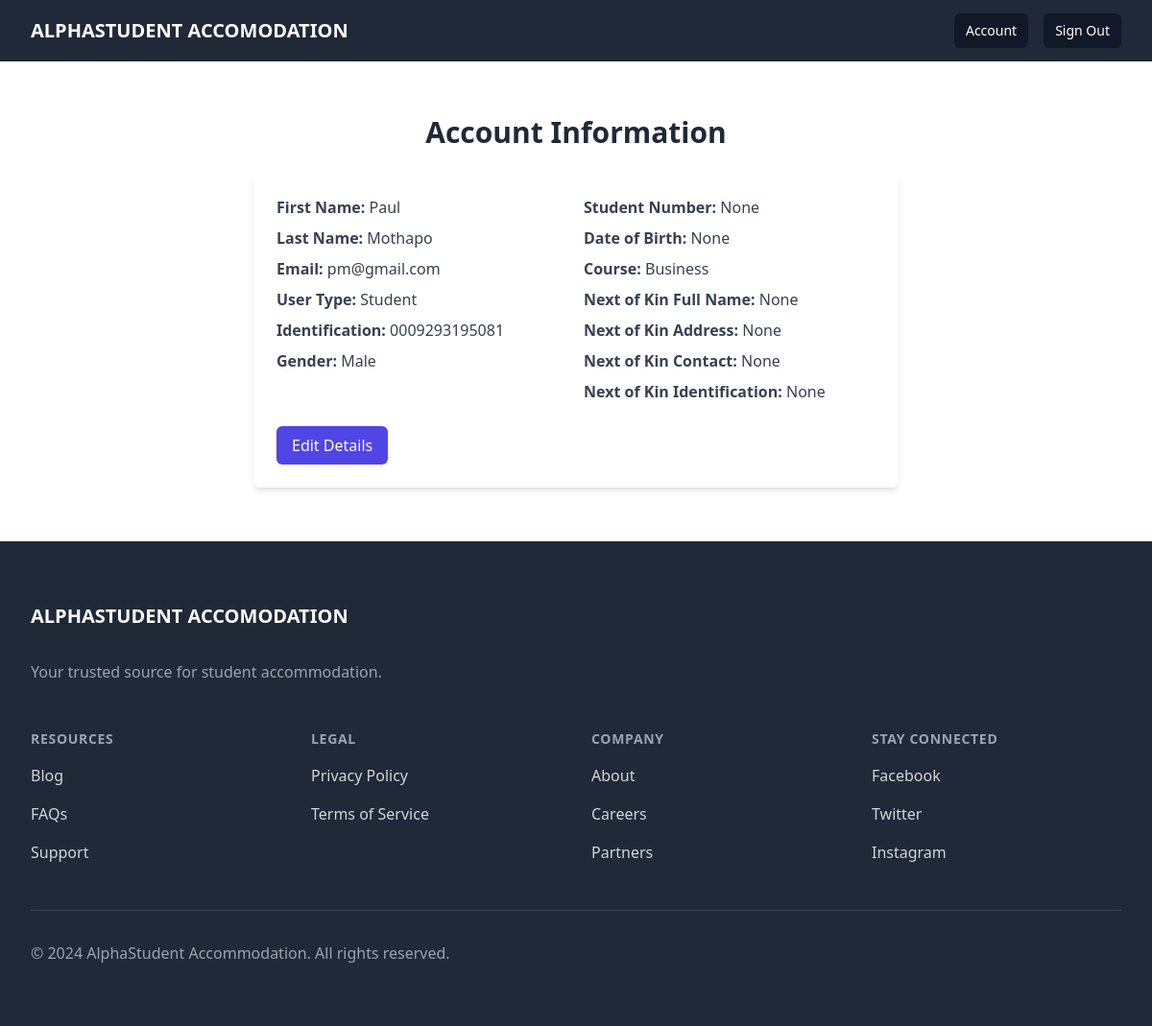
Screenshot of /accounts/ (signed in) with the database file from the repository.
### accounts/models.py (models this page shows, shortened)
class CustomUser(AbstractUser):
    username = None
    is_accepted = models.BooleanField(default=False)
    email = models.EmailField(unique=True, verbose_name='Email Address')
    user_type = models.CharField(max_length=20, choices=(
        ('student', 'Student'),
        ('student_leader', 'Student Leader'),
        ('admin', 'Admin'),
    ), default='student')
    identification = models.CharField(max_length=20, blank=True, null=True)
    gender = models.CharField(max_length=10, choices=(
        ('male', 'Male'),
        ('female', 'Female'),
    ), blank=True, null=True)
    student_number = models.CharField(max_length=20, blank=True, null=True)
    date_of_birth = models.DateField(blank=True, null=True)
    course = models.CharField(max_length=100, blank=True, null=True)
    next_of_kin_full_name = models.CharField(max_length=100, blank=True, null=True)
    next_of_kin_address = models.CharField(max_length=200, blank=True, null=True)
    next_of_kin_contact = models.CharField(max_length=20, blank=True, null=True)
    next_of_kin_identification = models.CharField(max_length=20, blank=True, null=True)
    USERNAME_FIELD = 'email'
    REQUIRED_FIELDS = []
    objects = CustomUserManager()

### accounts/views.py (the view)
# urls.py: path('', views.account_view, name='account'),
def account_view(request):
    try:
        user = get_object_or_404(CustomUser, pk=request.user.id)
    except AttributeError:
        messages.error(request, "Error retrieving student profile. Please contact support.")
        return redirect('accounts:login')
    if request.method == 'POST':
        form = StudentForm(request.POST, instance=user)
        if form.is_valid():
            form.save()
            messages.success(request, 'Account information updated successfully!')
            return redirect('accounts:account')
    else:
        form = StudentForm(instance=user)
    context = {
        'form': form,
        'user': request.user
    }
    return render(request, 'accounts/account_page.html', context)

### accounts/templates/accounts/account_page.html (shortened to what this page needs)
{% extends 'base.html' %}
{% block content %}
<div class="container mx-auto py-8">
    <h1 class="text-3xl font-bold mb-6 text-center text-gray-800">Account Information</h1>
    {% if edit_mode %}
    <div class="max-w-2xl mx-auto bg-white shadow-md rounded-md p-6">
        <h2 class="text-xl font-bold mb-4 text-gray-800">Update Details</h2>
        <form method="POST">
            {% csrf_token %}
            {% for field in form %}
            <div class="mb-4">
                <label for="{{ field.id_for_label }}" class="block text-gray-700 font-bold mb-2">{{ field.label_tag }}</label>
                <div class="flex">
                    {{ field }}
                    {% if field.field.required %}<span class="ml-2 text-red-500">*</span>{% endif %}
                </div>
                {% if field.errors %}
                <div class="text-sm text-red-500">{{ field.errors }}</div>
                {% endif %}
            </div>
            {% endfor %}
            <button type="submit" class="w-full px-4 py-2 bg-indigo-600 text-white rounded-md hover:bg-indigo-700 focus:outline-none focus:bg-indigo-700">Update</button>
        </form>
    </div>
    {% else %}
    <div class="max-w-2xl mx-auto bg-white shadow-md rounded-md p-6">
        <div class="grid grid-cols-2 gap-4">
            <div>
                <p class="mb-2 text-gray-700"><strong>First Name:</strong> {{ user.first_name }}</p>
                <p class="mb-2 text-gray-700"><strong>Last Name:</strong> {{ user.last_name }}</p>
                <p class="mb-2 text-gray-700"><strong>Email:</strong> {{ user.email }}</p>
                <p class="mb-2 text-gray-700"><strong>User Type:</strong> {{ user.get_user_type_display }}</p>
                <p class="mb-2 text-gray-700"><strong>Identification:</strong> {{ user.identification }}</p>
                <p class="mb-2 text-gray-700"><strong>Gender:</strong> {{ user.get_gender_display }}</p>
            </div>
            <div>
                <p class="mb-2 text-gray-700"><strong>Student Number:</strong> {{ user.student_number }}</p>
                <p class="mb-2 text-gray-700"><strong>Date of Birth:</strong> {{ user.date_of_birth }}</p>
                <p class="mb-2 text-gray-700"><strong>Course:</strong> {{ user.course }}</p>
                <p class="mb-2 text-gray-700"><strong>Next of Kin Full Name:</strong> {{ user.next_of_kin_full_name }}</p>
                <p class="mb-2 text-gray-700"><strong>Next of Kin Address:</strong> {{ user.next_of_kin_address }}</p>
                <p class="mb-2 text-gray-700"><strong>Next of Kin Contact:</strong> {{ user.next_of_kin_contact }}</p>
                <p class="mb-2 text-gray-700"><strong>Next of Kin Identification:</strong> {{ user.next_of_kin_identification }}</p>
            </div>
        </div>
        <button id="editBtn" class="px-4 py-2 mt-4 bg-indigo-600 text-white rounded-md hover:bg-indigo-700 focus:outline-none focus:bg-indigo-700">Edit Details</button>
    </div>
    {% endif %}
</div>
{% endblock %}

### rows the page displays
CustomUser: first_name "Paul", last_name "Mothapo", email "pm@gmail.com", user_type "Student", identification "0009293195081", gender "Male", student_number "None", date_of_birth "None", course "Business", next_of_kin_full_name "None", next_of_kin_address "None", next_of_kin_contact "None", next_of_kin_identification "None"
